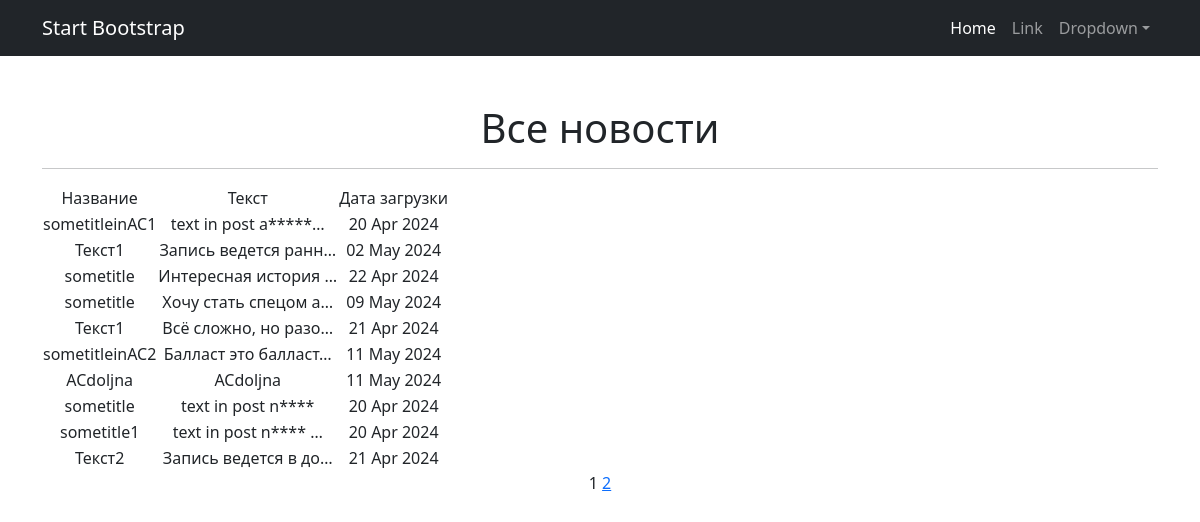
Before: /news/ with the older database file.
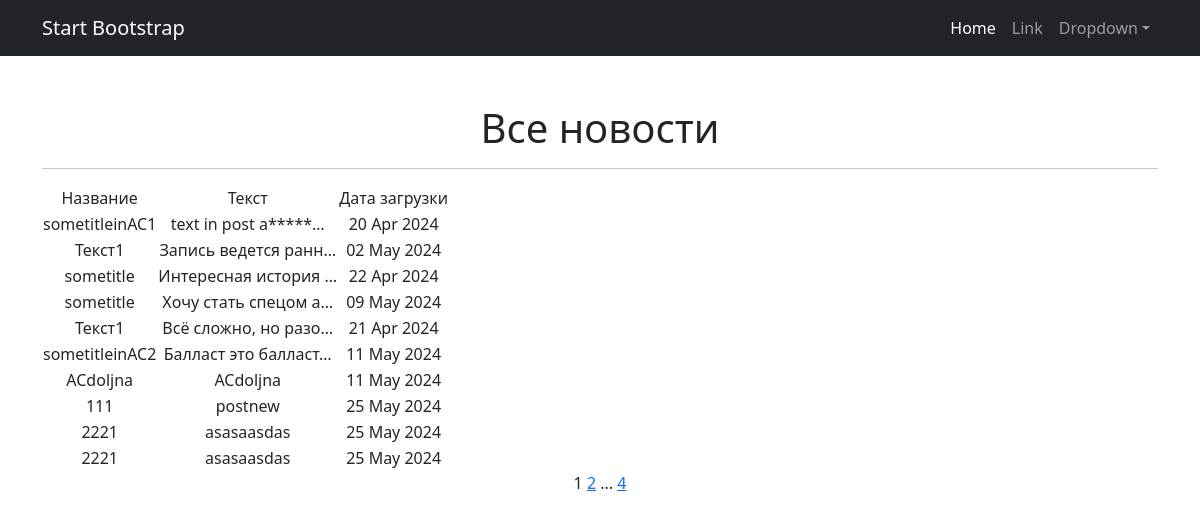
After: the same page with the newer database file.
### news/models.py (models this page shows, shortened)
class Post(models.Model):
    autor = models.ForeignKey(Author, on_delete=models.CASCADE)
    news = 'NW'
    article = "AC"
    NamePost = [
        (news, 'новость'),
        (article, 'статья')
    ]
    namePost = models.CharField(max_length=2, choices=NamePost, default='NW')
    timeCreate = models.DateTimeField(auto_now_add=True)
    postCategory = models.ManyToManyField(Category, through="PostCategory")
    heading = models.CharField(max_length=128)
    textPost = models.TextField()
    rating = models.IntegerField(default=0)

### news/views.py (the view)
# urls.py: path('', cache_page(60)(NewsList.as_view()), name='post_list'),
class NewsList(ListView):
    model = Post
    ordering = 'namePost'
    template_name = "Posts.html"
    context_object_name = 'Posts'
    paginate_by = 10
    def get_queryset(self):
        queryset=super().get_queryset()
        self.filterset = PostFilter(self.request.GET, queryset)
        return self.filterset.qs
    def get_context_data(self, **kwargs):
        context = super().get_context_data(**kwargs)
        context['filterset'] = self.filterset
        return context

### news/templatetags/сustom_filters.py (called while the page is built)
@register.filter()
def censor(value):
    for word in censored_words:
        value = value.replace(word[1:], '*' * len(word))
    return value

### templates/Posts.html (shortened to what this page needs)
{% extends 'flatpages/default.html' %}
{% load сustom_filters %}
{% load custom_tags %}
{% block content %}
   <h1>Все новости</h1>
   <hr>
   {% if Posts %}
       <table>
           <tr>
               <td>Название</td>
               <td>Текст</td>
               <td>Дата загрузки</td>
           </tr>
           {% for Post in Posts %}
           <tr>
               <td>{{ Post.heading|censor }}</td>
               <td>{{ Post.textPost|censor|truncatechars:20  }}</td>
               <td>{{ Post.timeCreate|date:'d M Y' }}</td>
                <td>
                </td>
           </tr>
           {% endfor %}
       </table>
   {% else %}
       <h2>Новостей нет!</h2>!
   {% endif %}
    {{page_obj.number}}
   {% if page_obj.has_next %}
       <a href="?page={{ page_obj.next_page_number }}">{{ page_obj.next_page_number }}</a>
       {% if paginator.num_pages != page_obj.next_page_number %}
           ...
           <a href="?page={{ page_obj.paginator.num_pages }}">{{ page_obj.paginator.num_pages }}</a>
       {% endif %}
   {% endif %}
{% endblock content %}

Changed rows visible on the page:
no longer on this page (row unchanged): Post: heading|censor "sometitle", textPost|censor "text in post n****", timeCreate "20 Apr 2024"
no longer on this page (row unchanged): Post: heading|censor "sometitle1", textPost|censor "text in post n**** …", timeCreate "20 Apr 2024"
no longer on this page (row unchanged): Post: heading|censor "Текст2", textPost|censor "Запись ведется в до…", timeCreate "21 Apr 2024"
added Post: heading|censor "111", textPost|censor "postnew", timeCreate "25 May 2024"
added Post: heading|censor "2221", textPost|censor "asasaasdas", timeCreate "25 May 2024"
added Post: heading|censor "2221", textPost|censor "asasaasdas", timeCreate "25 May 2024"
Other visible differences:
{{ page_obj.paginator.num_pages }}: (not shown) → "4"
